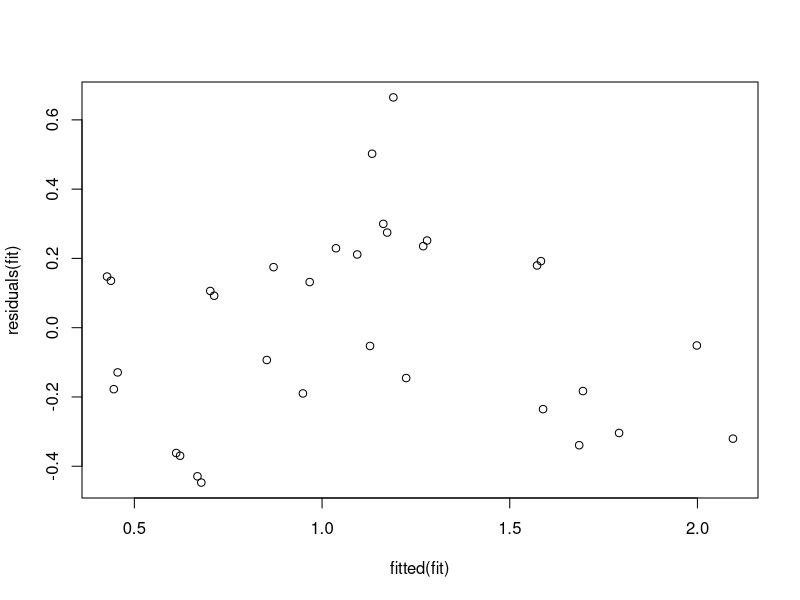
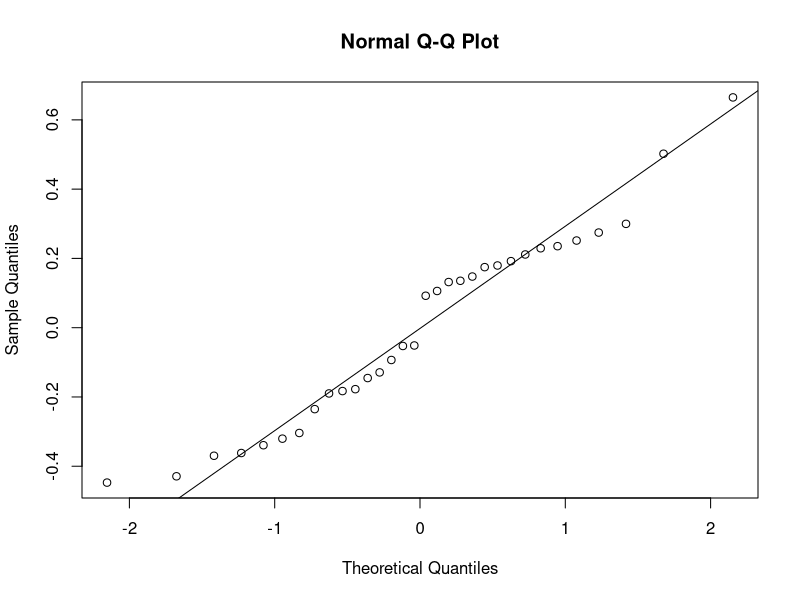
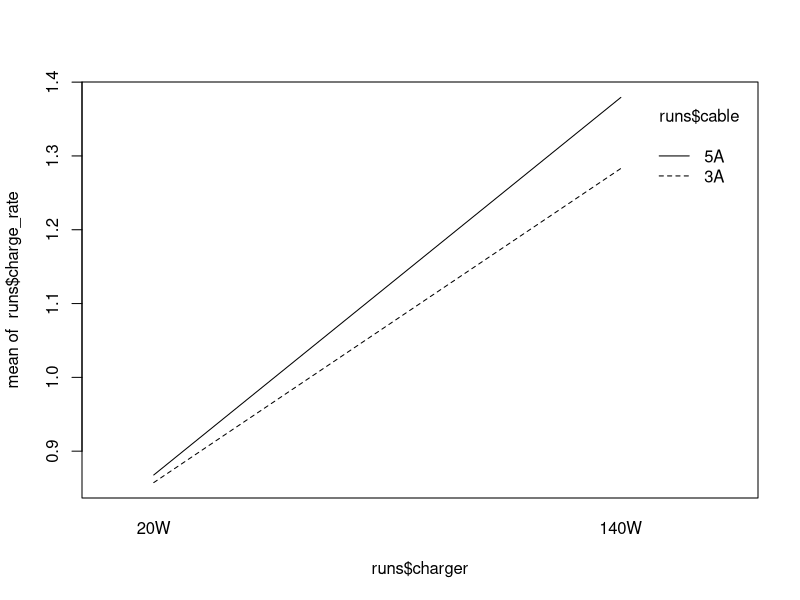

The R script that drew these images, in order:
# Load collected run data
# The collection workbook uses tokens that match randomisation.csv
runs <- read.csv("data/clean/runs.csv", stringsAsFactors = FALSE)
head(runs)
names(runs)

runs$charger <- factor(runs$charger, levels = c("20W", "140W"))
runs$cable <- factor(runs$cable, levels = c("3A", "5A"))

# Draw class reflects effective draw under the study chargers
runs$draw_class <- factor(runs$draw_class, levels = c("high", "low"))

# Treatment code from charger and cable
runs$treatment <- factor(paste(runs$charger, runs$cable, sep = "_"))

runs$device <- factor(runs$device_name)
runs$charge_rate <- runs$delta_soc / runs$elapsed_min
table(runs$device, runs$treatment)

# Main ANOVA with device blocking
fit <- aov(charge_rate ~ device + charger * cable, data = runs)
summary(fit)

mean_square_error <- deviance(fit) / df.residual(fit)
error_degrees_freedom <- df.residual(fit)
mean_square_error
error_degrees_freedom

# Treatment cell means and standard errors
cells <- expand.grid(charger = c("20W", "140W"), cable = c("3A", "5A"))
cells$treatment <- paste(cells$charger, cells$cable, sep = "_")
cells$mean_rate <- tapply(runs$charge_rate, runs$treatment, mean)[cells$treatment]
cells$standard_error <- sqrt(mean_square_error / 8)
cells

# All pairwise treatment comparisons
fit_treatment <- aov(charge_rate ~ device + treatment, data = runs)
TukeyHSD(fit_treatment, "treatment")

# Per-device treatment means
device_means <- tapply(runs$charge_rate, list(runs$device, runs$treatment), mean)
head(device_means)

# Interaction contrast within each device
device_contrast <- device_means[, "140W_5A"] - device_means[, "140W_3A"] -
  device_means[, "20W_5A"] + device_means[, "20W_3A"]
device_contrast

device_class <- runs$draw_class[match(rownames(device_means), runs$device_name)]
device_class

high_count <- sum(device_class == "high")
low_count <- sum(device_class == "low")
high_count
low_count

high_contrast <- mean(device_contrast[device_class == "high"])
low_contrast <- mean(device_contrast[device_class == "low"])

high_standard_error <- 2 * sqrt(mean_square_error / high_count)
low_standard_error <- 2 * sqrt(mean_square_error / low_count)
difference_standard_error <- 2 * sqrt(mean_square_error * (1 / high_count + 1 / low_count))
t_critical <- qt(0.975, error_degrees_freedom)

interval <- function(estimate, standard_error) {
  c(estimate = estimate,
    low = estimate - t_critical * standard_error,
    high = estimate + t_critical * standard_error)
}
results <- rbind(
  high = interval(high_contrast, high_standard_error),
  low = interval(low_contrast, low_standard_error),
  high_minus_low = interval(high_contrast - low_contrast, difference_standard_error)
)
results

# Residual and interaction diagnostics
plot(fitted(fit), residuals(fit))
qqnorm(residuals(fit))
qqline(residuals(fit))
interaction.plot(runs$charger, runs$cable, runs$charge_rate)
